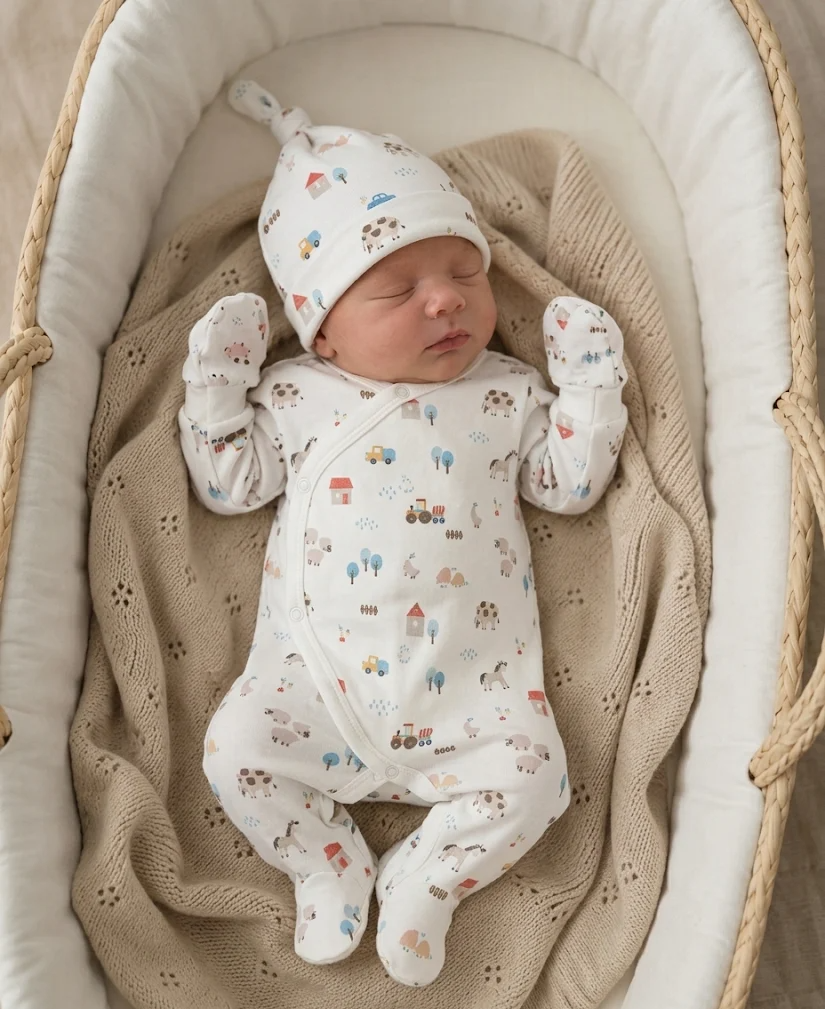
#> input picture sunnozy-content/posts/baby-photos/referenzen_photos_neu/set_bauernhof_baby_strampler.png, 825 x 1009 px, given in place of set_hello_world_creme_baby_body_ads.png, which was not available
$ python make_content_kw2.py
#> lines starting #> are read from the running program, lines starting #| are printed output that depends on the picture
### sunnozy-content/tools/make_content_kw1.py
"""Content KW 1 Coming soon (18.–24.11.2026): Reels aus posts/baby-videos, Karussell und Stories aus posts/baby-photos.

Regeln: CLAUDE.md (Standardmusik, POV in Schreibmaschinenschrift, kein Preis, Safe Sleep: nur wache Babys ohne Plüschtier).

    python3 tools/make_content_kw1.py [reels|karussell|stories|<reel-name>]
Ausgabe: posts/content-kw1/ (Plan und Captions: posts/content-kw1/README.md)
"""
import os, sys, subprocess
from PIL import Image, ImageDraw, ImageFont, ImageFilter
import make_coming_soon_reels as m
import make_reel_velours_coming_soon as vc

W, H, FPS = m.W, m.H, 30
P = m.POSTS
OUT = os.path.join(P, 'content-kw1')
VID = os.path.join(P, 'baby-videos')
FOT = os.path.join(P, 'baby-photos', 'referenzen_photos_neu')
MUSIK = os.path.join(P, 'coming-soon', 'reels', 'musik', 'alex-morgan_no-copyright-music.mp3')
SCHRIFT = os.path.join(m.ROOT, 'fonts', 'courierprime.ttf')
CREME, DUNKEL = (250, 246, 240), (60, 52, 46)

# Reels: Clips nur mit wachem Baby, ohne Plüschtier (geprüft 17.11.2026)
REELS = {
    'best_family_lachen': {'clips': [('best_family_c_bearbeitet.mp4', 1.0, 11.0)],
                           'hook': (['POV: Du hörst zum ersten', 'Mal sein Lachen'], '🥹'),
                           'ende': (['Best Family', 'coming soon'], '🤍'), 'schleier': True, 'text_y': 1500},
    'kirschen_smile': {'clips': [('strampler_kirschen_b_bearbeitet.mp4', 0.0, 10.0)],
                       'hook': (['POV: Das erste Smile', 'ist schon aufgestickt'], '🍒'),
                       'ende': (['coming soon'], '🤍')},
    'born_in_2027': {'clips': [('born_in_2027_rosa_b_bearbeitet.mp4', 0.0, 5.2), ('born_in_2027_blau_a_bearbeitet.mp4', 0.0, 5.2)],
                     'hook': (['POV: Euer Baby', 'kommt 2027'], '✨'),
                     'ende': (['rosa oder blau?', 'coming soon'], '🤍'), 'schleier': True, 'text_y': 1470},
}
BLENDE = 0.3


# [26 lines left out: functions clip_frames, folge, not called in this run]


def mit_alpha(e, a):
    e = e.copy(); e.putalpha(e.getchannel('A').point(lambda q: int(q * a)))
    return e


# [32 lines left out: function reel, not called in this run]


# ---------- Karussell «Welches Set soll zuerst kommen?» ----------
SETS = [('born-in-2027-rosa_baby_ads.png', '«Born in 2027» Rosa'),
        ('set_bauernhof_baby_body.png', '«Bauernhof»'),
        ('set_hund_creme_baby_body_ads.png', '«I love Dogs»'),
        ('set_love_dad_mom_baby_strampler_ads.png', '«I love Dad Mom»'),
        ('set_wal_blau_baby_strampler_ads.png', '«Wal» Hellblau'),
        ('set_waldbaer_creme_baby_body.png', '«Waldbär»'),
        ('set_weltall_hellblau_baby_body.png', '«Little One» Weltall')]


def f(g):
    return ImageFont.truetype(SCHRIFT, g)


def auf_4x5(im):
    w, h = im.size
    if w / h > 0.8:
        nw = int(h * 0.8); im = im.crop(((w - nw) // 2, 0, (w - nw) // 2 + nw, h))
    else:
        nh = int(w / 0.8); im = im.crop((0, (h - nh) // 2, w, (h - nh) // 2 + nh))
    return im.resize((1080, 1350), Image.LANCZOS)


def mitte(d, text, y, g, fill=DUNKEL):
    d.text((540, y), text, font=f(g), fill=fill, anchor='mm')


# [51 lines left out: functions karussell, stories, not called in this run]


# [9 lines that do not run on import are left out]

### sunnozy-content/tools/make_content_kw2.py
"""Content KW 2 (25.11.–1.12.2026, Black-Friday-Woche): nur Produkte, die in Shopify aktiv und an Lager sind.

Wunsch der Nutzerin: Fotos aus posts/baby-photos/referenzen_photos_neu und die passenden Grok-Videos aus posts/baby-videos.
Nicht verwendet: Bilder/Videos mit Plüschtier oder Nuggi (z.B. little_and_loved Strampler, little_bear Body, rosa Strampler,
hello_world_creme Body). Die Grok-Videos «Strecken» zeigen verschlafene Babys (Augen meist zu), der Text spricht nie vom Schlafen.

    python3 tools/make_content_kw2.py [reels|karussell|stories|<reel-name>]
Ausgabe: posts/content-kw2/ (Plan und Captions: posts/content-kw2/README.md)
"""
import os, sys
from PIL import Image, ImageDraw
import make_coming_soon_reels as m
import make_content_kw1 as k1

P = m.POSTS
k1.OUT = OUT = os.path.join(P, 'content-kw2')
FOT = os.path.join(P, 'baby-photos', 'referenzen_photos_neu')

k1.REELS = {
    'little_bear_haende_hoch': {'clips': [('set_little_bear_baby_strampler_1.mp4', 0.0, 10.0)],
                                'hook': (['POV: Die Hände-hoch-Pose', 'ist inklusive'], '🙌'),
                                'ende': (['Hello Little Bear', 'jetzt im Shop'], '🧸'), 'schleier': True, 'text_y': 1560},
    'hello_world_strecken': {'clips': [('set_hello_world_blatt_baby_body_1.mp4', 0.0, 10.0)],
                             'hook': (['POV: Das erste', 'grosse Strecken'], '✨'),
                             'ende': (['Hello World', 'jetzt im Shop'], '🌿'), 'schleier': True, 'text_y': 1560},
    'little_and_loved_morgen': {'clips': [('set_little_and_loved_gans_rosa_baby_body_1.mp4', 0.0, 10.0)],
                                'hook': (['POV: Jeden Morgen', 'dieses Strecken'], '🥹'),
                                'ende': (['little and loved', 'jetzt im Shop'], '🤍'), 'schleier': True, 'text_y': 1560},
    'geschenkbox_gotti': {'clips': [('weihnachtsbox_mummy_c_bearbeitet.mp4', 0.5, 12.5)],
                          'hook': (['POV: Du packst das Geschenk', 'fürs Gottikind'], '🎁'),
                          'ende': (['Geschenkbox', '«I love my Mummy»'], '🎄'), 'schleier': True, 'text_y': 1500},
}

# Karussell: Erstausstattung, die jetzt im Shop ist (Preise aus Shopify, 17.11.2026)
SETS = [('set_hello_world_creme_baby_body_ads.png', '«Hello World»', '8 Teile · CHF 29.40'),
        ('set_little_bear_baby_strampler.png', '«Hello Little Bear»', '5 Teile · CHF 28.40'),
        ('set_little_and_loved_gans_rosa_baby_body.png', '«Little and Loved»', '8 Teile · CHF 30.40'),
        ('set_rosa_baby_body.png', '«Princess»', '8 Teile · CHF 30.40'),
        ('set_hello_world_blatt_baby_strampler_ads.png', '«Hello World»', 'Strampler mit Blätter-Print')]


def karussell():
    o = os.path.join(OUT, 'karussell'); os.makedirs(o, exist_ok=True)
    c = Image.new('RGB', (1080, 1350), k1.CREME); d = ImageDraw.Draw(c)
#> after `c = Image.new('RGB', (1080, 1350), k1.CREME)`:
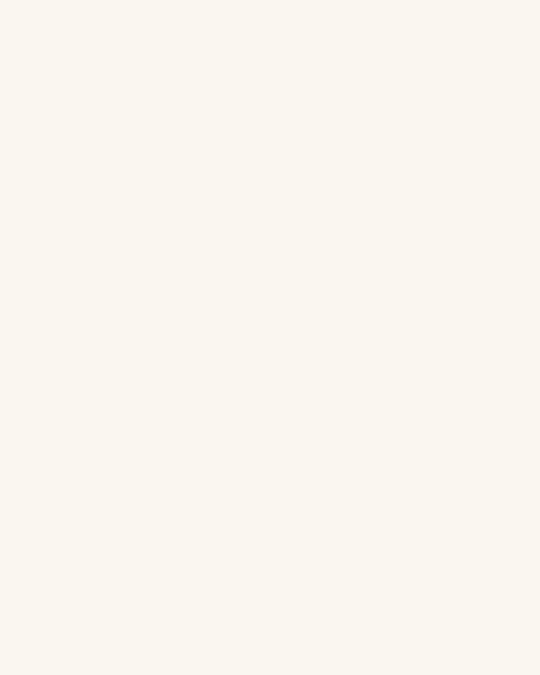
#> c: PIL image 1080x1350 RGB (shown at 1/2 size); mean R, G, B 250, 246, 240
    for k, (datei, _, _) in enumerate(SETS[:4]):
        im = k1.auf_4x5(Image.open(os.path.join(FOT, datei)).convert('RGB')).resize((392, 490), Image.LANCZOS)
#> in auf_4x5, `w, h = im.size`: w = 825; h = 1009
#> in auf_4x5, `nw = int(h * 0.8)`: nw = 807
#> in auf_4x5, `im = im.crop(((w - nw) // 2, 0, (w - nw) // 2 + nw, h))`:
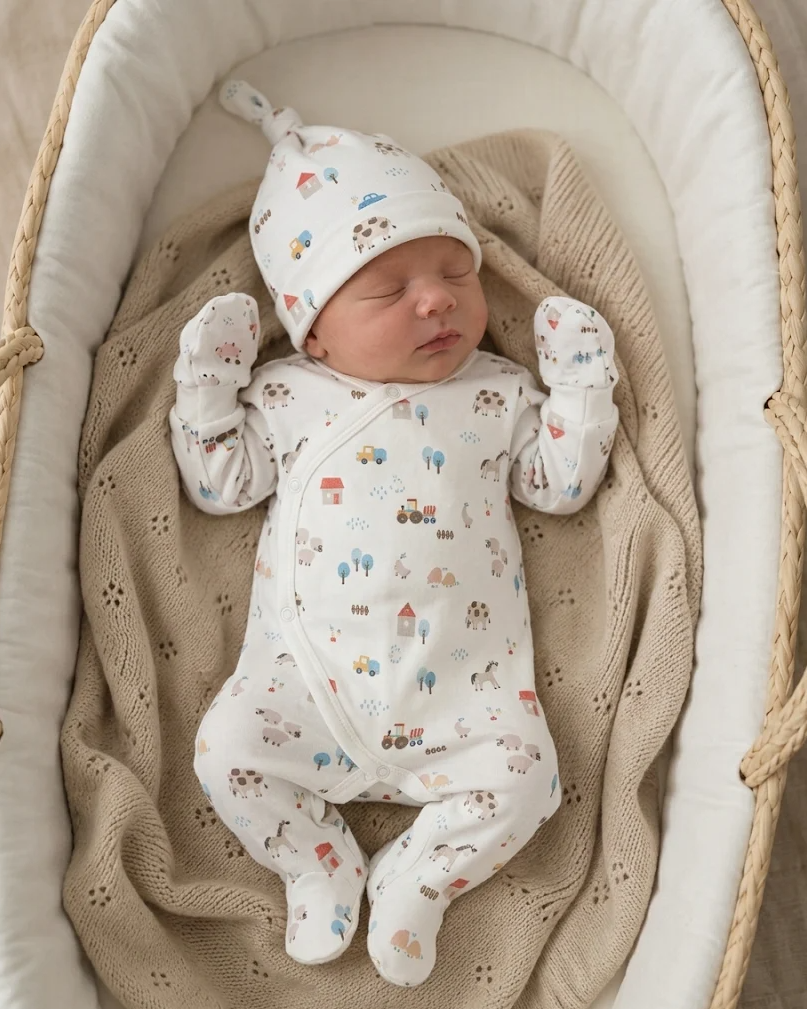
#> im: PIL image 807x1009 RGB; mean R, G, B 175.6, 161.6, 145.4
#> im: PIL image 392x490 RGB
        c.paste(im, (138 + (k % 2) * 412, 300 + (k // 2) * 515))
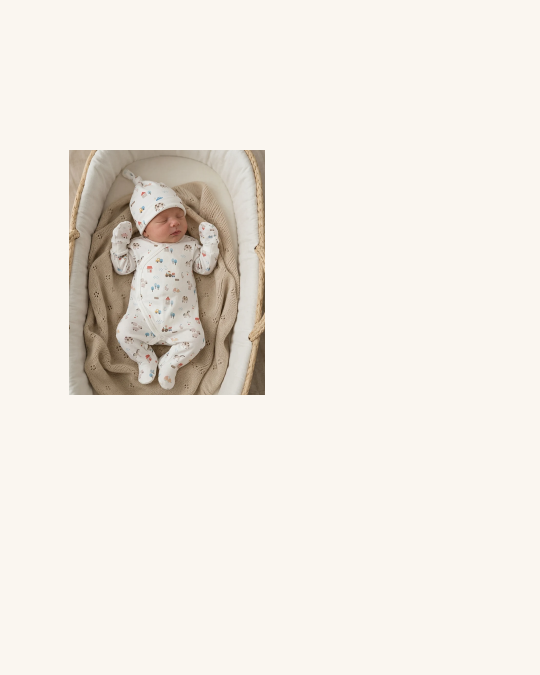
#> c: PIL image 1080x1350 RGB (shown at 1/2 size); mean R, G, B 240.2, 234.9, 227.5
#> pass 2 of the loop in karussell, `for k, (datei, _, _) in enumerate(SETS[:4]):`:
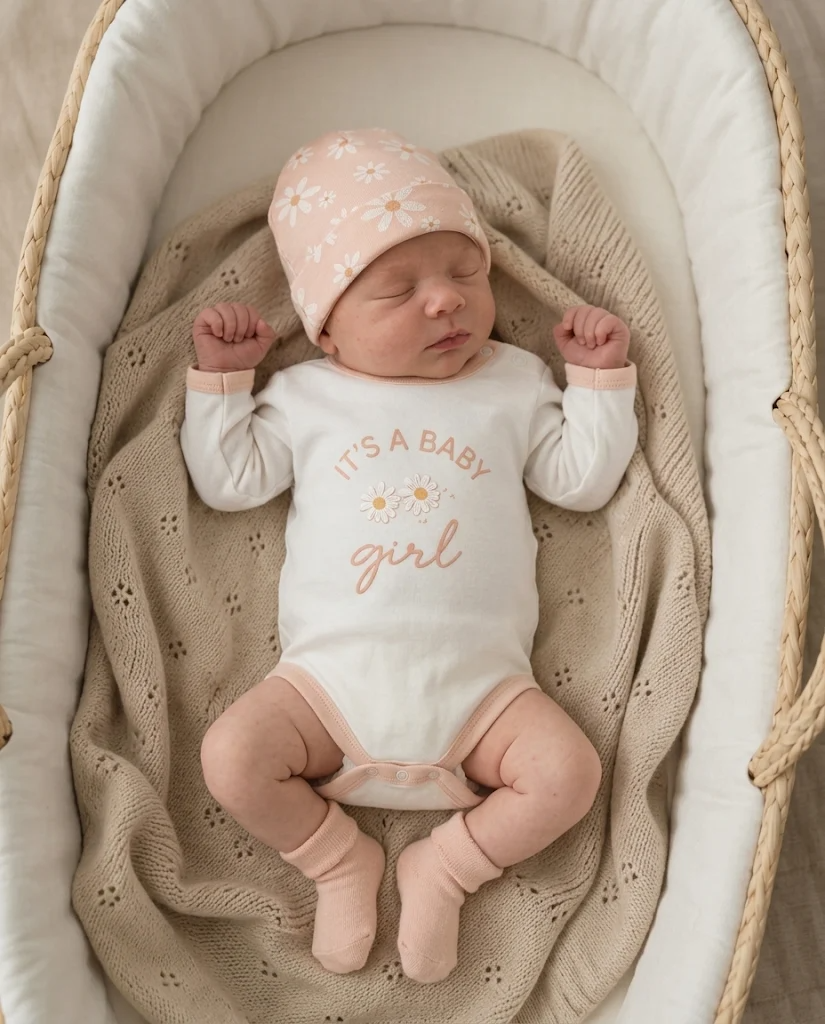
#> input picture sunnozy-content/posts/baby-photos/referenzen_photos_neu/set_gaensebluemchen_baby_body.png, 825 x 1024 px, given in place of set_little_bear_baby_strampler.png, which was not available
#> in karussell, `c.paste(im, (138 + (k % 2) * 412, 300 + (k // 2) * 515))`:
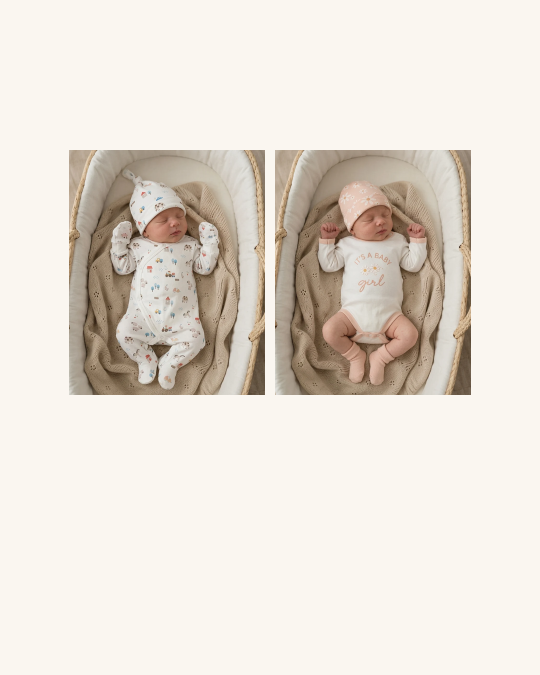
#> c: PIL image 1080x1350 RGB (shown at 1/2 size); mean R, G, B 230.3, 223, 214
    k1.mitte(d, 'Jetzt im Shop', 120, 44, (150, 130, 115))
    k1.mitte(d, 'Erstausstattung fürs Winterbaby', 210, 50)
    c.save(os.path.join(o, '01_titel.jpg'), quality=94)
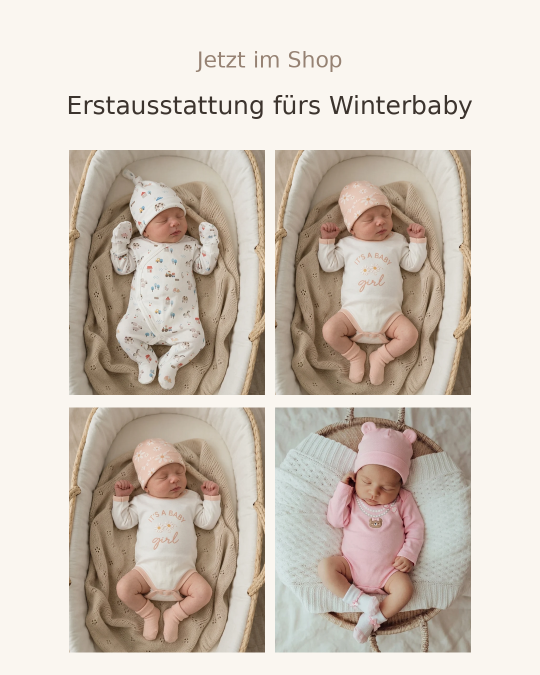
#> saved as 01_titel.jpg: PIL image 1080x1350 RGB (shown at 1/2 size); mean R, G, B 209.7, 199.3, 188.5
    for k, (datei, name, info) in enumerate(SETS, 2):
        im = k1.auf_4x5(Image.open(os.path.join(FOT, datei)).convert('RGB')).convert('RGBA')
#> im: PIL image 1080x1350 RGBA
        lay = Image.new('RGBA', im.size, (0, 0, 0, 0)); dl = ImageDraw.Draw(lay)
#> after `lay = Image.new('RGBA', im.size, (0, 0, 0, 0))`: lay: PIL image 1080x1350 RGBA; every value is 0
        b = max(dl.textlength(name, font=k1.f(40)), dl.textlength(info, font=k1.f(30))) + 50
#> b = 330.2
        dl.rounded_rectangle((40, 1180, 40 + b, 1310), 28, fill=(250, 246, 240, 230))
        dl.text((65, 1222), name, font=k1.f(40), fill=k1.DUNKEL + (255,), anchor='lm')
        dl.text((65, 1278), info, font=k1.f(30), fill=(120, 105, 95, 255), anchor='lm')
        im.alpha_composite(lay); im.convert('RGB').save(os.path.join(o, f'{k:02d}.jpg'), quality=94)
#> after `im.alpha_composite(lay)`:
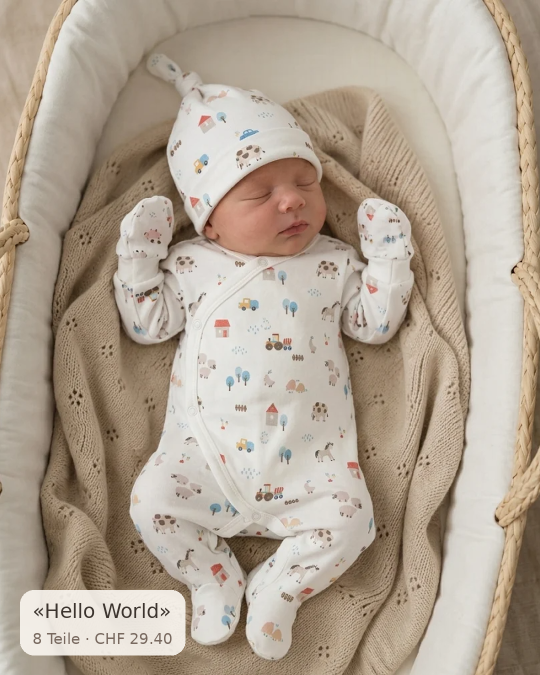
#> im: PIL image 1080x1350 RGBA (shown at 1/2 size); mean R, G, B, A 178.2, 164.6, 148.8, 255
#> pass 2 of the loop in karussell, `for k, (datei, name, info) in enumerate(SETS, 2):`:
#> b = 419.2
#> in karussell, `im.alpha_composite(lay)`:
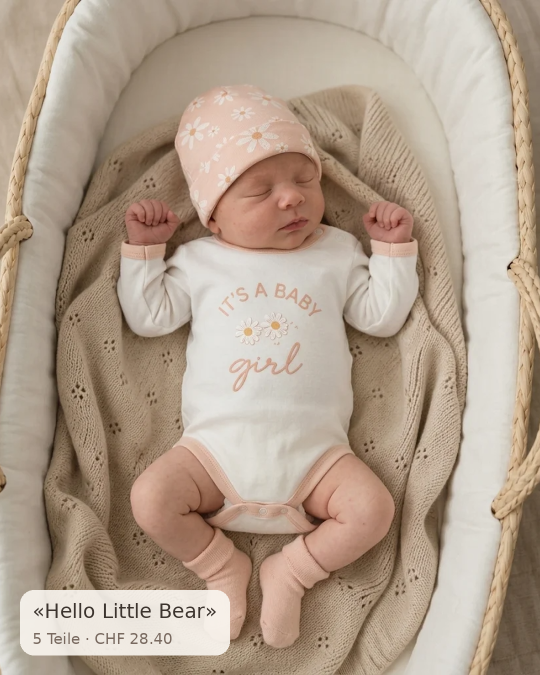
#> im: PIL image 1080x1350 RGBA (shown at 1/2 size); mean R, G, B, A 177.8, 159.2, 141.6, 255
    c = Image.new('RGB', (1080, 1350), k1.CREME); d = ImageDraw.Draw(c)
    for k, t in enumerate(['Welches ist', 'Dein Favorit?']):
        k1.mitte(d, t, 470 + k * 90, 64)
    k1.mitte(d, '100 % Baumwolle · Gratisversand ab CHF 50', 700, 32, (120, 105, 95))
    k1.mitte(d, 'Link in der Bio', 770, 32, (120, 105, 95))
    L = m.logo(300, (122, 108, 104)); c.paste(L, ((1080 - L.width) // 2, 1000), L)
    c.save(os.path.join(o, f'{len(SETS) + 2:02d}_ende.jpg'), quality=94)
    print('Karussell:', sorted(os.listdir(o)))


def stories():
    o = os.path.join(OUT, 'stories'); os.makedirs(o, exist_ok=True)
    W, H = k1.W, k1.H
    # Story 1: Umfrage Hello Little Bear oder Hello World
    c = Image.new('RGB', (W, H), k1.CREME); d = ImageDraw.Draw(c)
    k1.mitte(d, 'Welches Set würdest', 250, 56); k1.mitte(d, 'Du verschenken?', 330, 56)
    for k, (datei, name) in enumerate([('set_little_bear_baby_strampler.png', 'Hello Little Bear'), ('set_hello_world_blatt_baby_strampler_ads.png', 'Hello World')]):
        im = k1.auf_4x5(Image.open(os.path.join(FOT, datei)).convert('RGB')).resize((440, 550), Image.LANCZOS)
        c.paste(im, (80 + k * 480, 450)); k1.mitte(d, '', 0, 10)
        d.text((300 + k * 480, 1040), name, font=k1.f(34), fill=k1.DUNKEL, anchor='mm')
    k1.mitte(d, '(Umfrage-Sticker hier)', 1250, 30, (190, 180, 170))
    L = m.logo(220, (122, 108, 104)); c.paste(L, ((W - L.width) // 2, 1700), L)
    c.save(os.path.join(o, 'story_umfrage_set.jpg'), quality=93)
    # Story 2: Neugeborenen-Grösse noch da (Lager am Posttag prüfen!)
    im = k1.auf_4x5(Image.open(os.path.join(FOT, 'set_little_bear_baby_strampler.png')).convert('RGB'))
    c = Image.new('RGB', (W, H), k1.CREME); d = ImageDraw.Draw(c)
    c.paste(im.resize((900, 1125), Image.LANCZOS), (90, 400))
    k1.mitte(d, 'Für Neugeborene', 200, 58); k1.mitte(d, 'Grösse 0–3 Monate ist noch da', 280, 40, (120, 105, 95))
    k1.mitte(d, 'Hello Little Bear · 5 Teile', 1610, 44)
    k1.mitte(d, '(Link-Sticker zum Produkt)', 1700, 28, (190, 180, 170))
    c.save(os.path.join(o, 'story_neugeboren.jpg'), quality=93)
    print('Stories:', sorted(os.listdir(o)))


if __name__ == '__main__':
    teil = sys.argv[1:] or ['reels', 'karussell', 'stories']
    if 'karussell' in teil:
#> (the run stopped early here; a loop or call above may not have finished)
